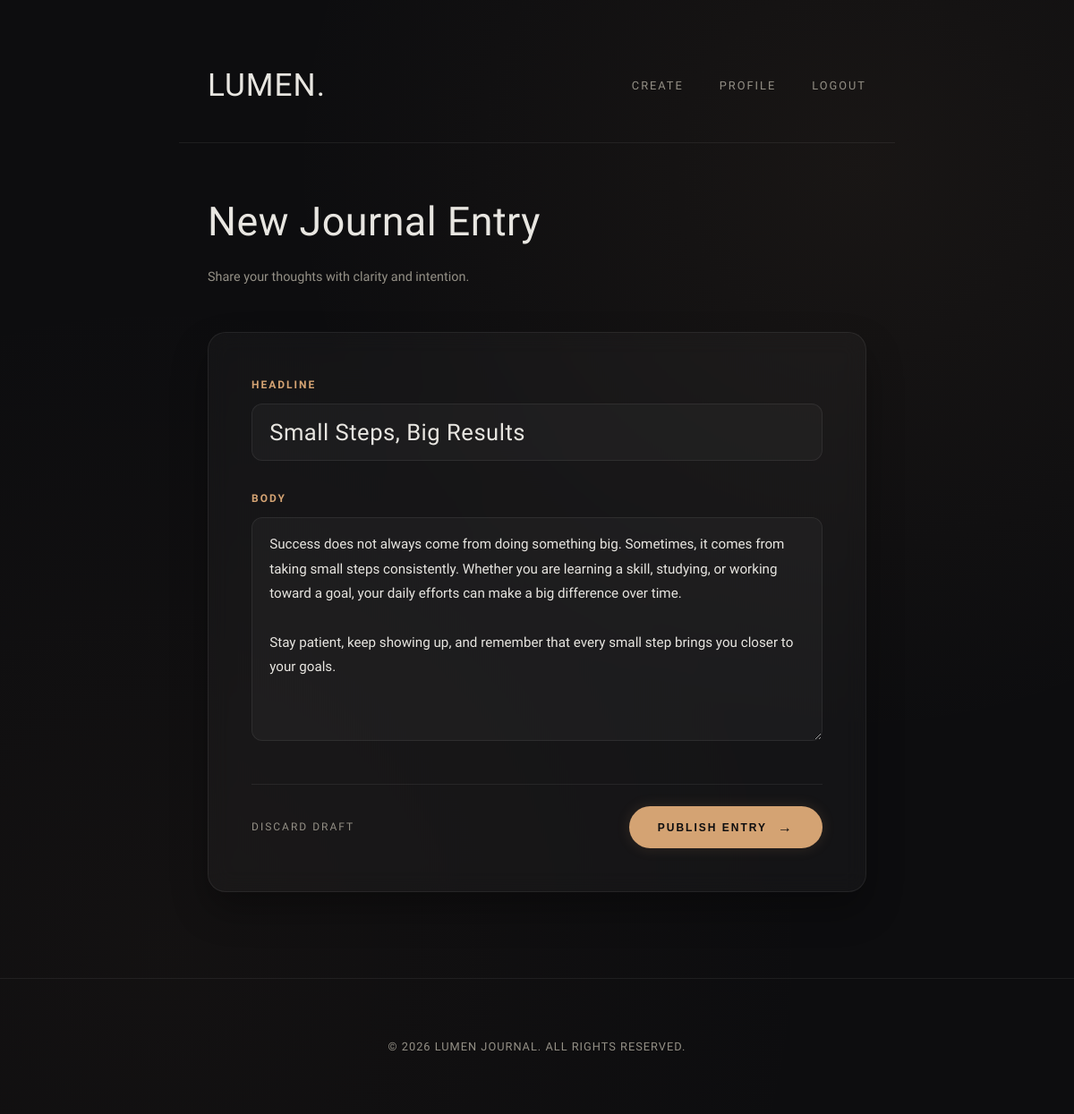
Page /article/13/edit/ (signed in) on the committed database.
### daily_news/models.py (models this page shows, shortened)
class Blog(models.Model):
    headline = models.CharField()
    body = models.TextField()
    author = models.ForeignKey('auth.User', on_delete=models.SET_NULL, null=True, blank=True)
    published_at = models.DateTimeField(auto_now=True)

### daily_news/views.py (the view, shortened to what this page needs)
# urls.py: path("article/<int:pk>/edit/", edit_blog, name="edit_blog"),
@login_required
def edit_blog(request, pk):
    blog_posts = Blog.objects.filter(id=pk)
    if not blog_posts.exists():
        return redirect("/not-found")
    blog_post = blog_posts.first()
    if blog_post.author != request.user:
        return HttpResponse("Permission Denied. You're not the owner of the blog post.", status=403)
    form = BlogForm(instance=blog_post)
    return render(request, "daily_news/edit_blog.html", {"blog_post": blog_post, 'form': form})

### daily_news/form.py
class BlogForm(ModelForm):
    class Meta:
        model = Blog
        fields = "__all__"

### daily_news/templates/daily_news/edit_blog.html (shortened to what this page needs)
{% extends "daily_news/base.html" %}
{% block content%}
    <main class="create-container">
        <h1 class="page-title">New Journal Entry</h1>
        <p class="page-subtitle">Share your thoughts with clarity and intention.</p>
        <div class="editor-card">
            <form class="editor-form" method="post">
                <div class="form-group">
                    <label for="headline">Headline</label>
                    <input
                        type="text"
                        id="headline"
                        name="headline"
                        class="title-input"
                        placeholder="Enter article title..."
                        value="{{blog_post.headline}}"
                        required
                    >
                </div>
                <div class="form-group">
                    <label for="body">Body</label>
                    <textarea
                        id="body"
                        name="body"
                        placeholder="Write your essay thoughts here..."
                        required
                    >{{blog_post.body}}</textarea>
                </div>
                <div class="form-actions">
                    <a href="#" class="btn-cancel">Discard Draft</a>
                    <button type="submit" class="btn-publish">
                        Publish Entry <span class="arrow">→</span>
                    </button>
                </div>
            </form>
        </div>
    </main>
{% endblock %}

### daily_news/templates/daily_news/base.html (style rules this page uses)
:root { --bg-color: #0d0d0f; --card-bg: rgba(255, 255, 255, 0.03); --card-hover-bg: rgba(255, 255, 255, 0.05); --text-primary: #e8e6e1; --text-muted: #949086; --accent: #d4a373; --accent-glow: rgba(212, 163, 115, 0.15); --border-color: rgba(255, 255, 255, 0.07); --border-hover: rgba(212, 163, 115, 0.35); --font-display: 'Italiana', serif; --font-sans: 'Plus Jakarta Sans', sans-serif; }
* { box-sizing: border-box; margin: 0; padding: 0; }
body { background-color: var(--bg-color); color: var(--text-primary); font-family: var(--font-sans); line-height: 1.8; -webkit-font-smoothing: antialiased; min-height: 100vh; background-image: radial-gradient(circle at 15% 20%, rgba(212, 163, 115, 0.06) 0%, transparent 45%), radial-gradient(circle at 85% 80%, rgba(138, 100, 70, 0.05) 0%, transparent 50%); background-attachment: fixed; }
a { color: inherit; text-decoration: none; transition: all 0.3s cubic-bezier(0.16, 1, 0.3, 1); }

### daily_news/templates/daily_news/edit_blog.html (style rules this page uses)
:root { --bg-color: #0d0d0f; --card-bg: rgba(255, 255, 255, 0.03); --card-hover-bg: rgba(255, 255, 255, 0.05); --text-primary: #e8e6e1; --text-muted: #949086; --accent: #d4a373; --accent-glow: rgba(212, 163, 115, 0.15); --border-color: rgba(255, 255, 255, 0.07); --border-hover: rgba(212, 163, 115, 0.35); --font-display: 'Italiana', serif; --font-sans: 'Plus Jakarta Sans', sans-serif; }
* { box-sizing: border-box; margin: 0; padding: 0; }
body { background-color: var(--bg-color); color: var(--text-primary); font-family: var(--font-sans); line-height: 1.8; -webkit-font-smoothing: antialiased; min-height: 100vh; background-image: radial-gradient(circle at 80% 15%, rgba(212, 163, 115, 0.06) 0%, transparent 45%), radial-gradient(circle at 15% 85%, rgba(138, 100, 70, 0.05) 0%, transparent 50%); background-attachment: fixed; }
a { color: inherit; text-decoration: none; transition: all 0.3s cubic-bezier(0.16, 1, 0.3, 1); }
.create-container { max-width: 800px; margin: 0 auto; padding: 3rem 2rem 6rem; }
.page-title { font-family: var(--font-display); font-size: 2.8rem; font-weight: 400; margin-bottom: 0.5rem; letter-spacing: 0.5px; }
.page-subtitle { font-size: 0.9rem; color: var(--text-muted); margin-bottom: 3rem; font-weight: 300; }
.editor-card { background: var(--card-bg); border: 1px solid var(--border-color); padding: 3rem; border-radius: 20px; backdrop-filter: blur(12px); -webkit-backdrop-filter: blur(12px); box-shadow: 0 20px 40px rgba(0, 0, 0, 0.3); position: relative; }
.editor-form { display: flex; flex-direction: column; gap: 2rem; }
.form-group { display: flex; flex-direction: column; gap: 0.6rem; }
label { font-size: 0.75rem; letter-spacing: 2px; text-transform: uppercase; color: var(--accent); font-weight: 600; }
input[type="text"], input[type="date"], textarea { width: 100%; padding: 1rem 1.2rem; background: rgba(255, 255, 255, 0.03); border: 1px solid var(--border-color); border-radius: 12px; font-family: inherit; font-size: 0.95rem; color: var(--text-primary); outline: none; transition: all 0.3s ease; }
input.title-input { font-family: var(--font-display); font-size: 1.6rem; letter-spacing: 0.5px; }
textarea { min-height: 250px; resize: vertical; line-height: 1.8; font-weight: 300; }
.form-actions { display: flex; justify-content: space-between; align-items: center; margin-top: 1rem; padding-top: 1.5rem; border-top: 1px solid var(--border-color); }
.btn-cancel { font-size: 0.75rem; letter-spacing: 2px; text-transform: uppercase; color: var(--text-muted); font-weight: 500; }
.btn-publish { display: inline-flex; align-items: center; gap: 0.75rem; padding: 0.9rem 2rem; background: var(--accent); color: #0d0d0f; border: none; border-radius: 30px; font-size: 0.75rem; letter-spacing: 2px; text-transform: uppercase; font-weight: 600; cursor: pointer; transition: all 0.3s ease; box-shadow: 0 0 15px var(--accent-glow); }
.btn-publish .arrow { font-size: 1rem; transition: transform 0.3s ease; }

### rows in the picture
Blog: headline "Small Steps, Big Results", body "Success does not always come from doing something big. Sometimes, it comes from taking small steps consistently. Whether you are learning a skill, studying, or working toward a goal, your daily efforts can make a big difference over time. Stay patient, keep showing up, and remember that every small step brings you closer to your goals."
